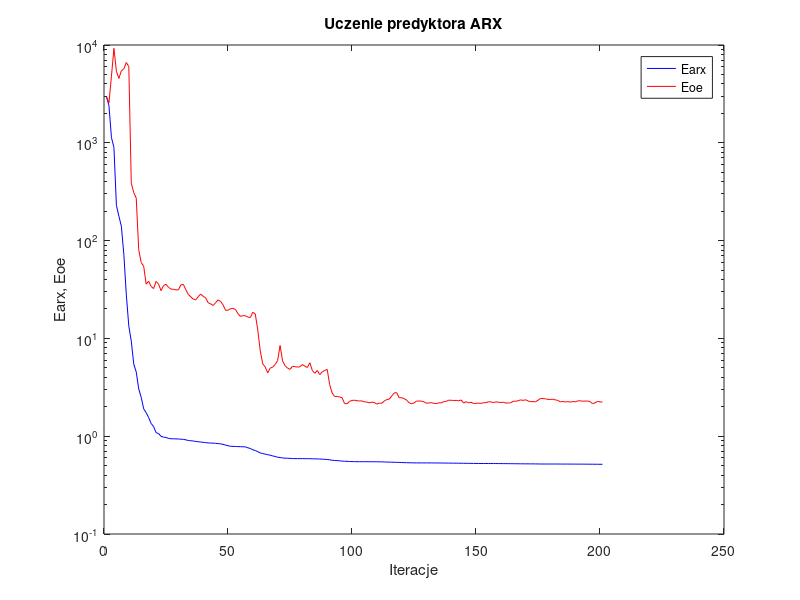
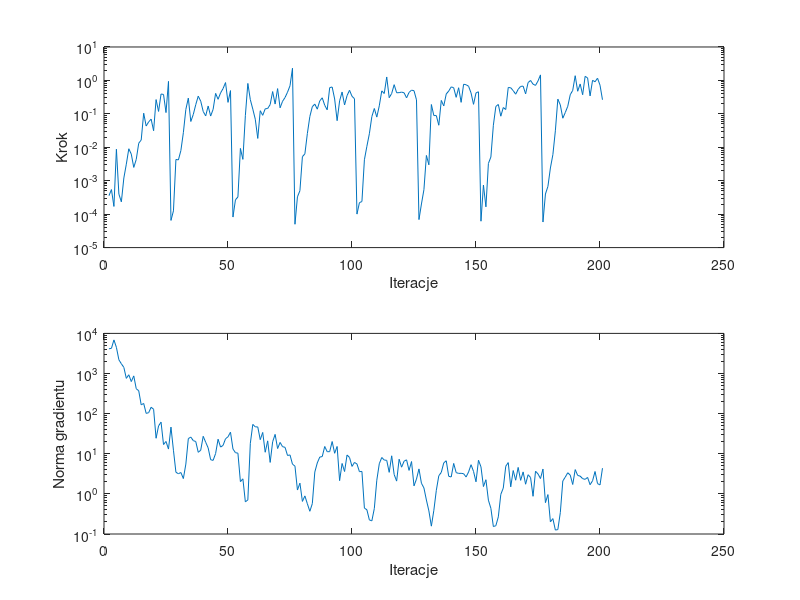

These charts were generated, in order, by the following MATLAB code:
%uczenie predyktora arx
clear all;
n=0; farx(n+1)=2.957374e+003; foe(n+1)=2.960803e+003; wspucz(n+1)=0.000000e+000; ng(n+1)=0.000000e+000;
%odnowa zmiennej metryki
n=1; farx(n+1)=2.402909e+003; foe(n+1)=2.566636e+003; krok(n+1)=3.569431e-004; ng(n+1)=4.130054e+003;
n=2; farx(n+1)=1.132418e+003; foe(n+1)=4.799024e+003; krok(n+1)=5.440767e-004; ng(n+1)=4.243021e+003;
n=3; farx(n+1)=8.976489e+002; foe(n+1)=9.243983e+003; krok(n+1)=1.701807e-004; ng(n+1)=6.877128e+003;
n=4; farx(n+1)=2.297928e+002; foe(n+1)=5.386978e+003; krok(n+1)=8.744518e-003; ng(n+1)=4.488391e+003;
n=5; farx(n+1)=1.777760e+002; foe(n+1)=4.551173e+003; krok(n+1)=3.970634e-004; ng(n+1)=2.198569e+003;
n=6; farx(n+1)=1.403405e+002; foe(n+1)=5.453916e+003; krok(n+1)=2.338071e-004; ng(n+1)=1.747877e+003;
n=7; farx(n+1)=7.222794e+001; foe(n+1)=5.712486e+003; krok(n+1)=1.204607e-003; ng(n+1)=1.424566e+003;
n=8; farx(n+1)=2.790371e+001; foe(n+1)=6.630791e+003; krok(n+1)=3.128460e-003; ng(n+1)=7.568200e+002;
n=9; farx(n+1)=1.335763e+001; foe(n+1)=6.013621e+003; krok(n+1)=9.041785e-003; ng(n+1)=9.308502e+002;
n=10; farx(n+1)=9.372936e+000; foe(n+1)=3.863007e+002; krok(n+1)=6.255325e-003; ng(n+1)=6.299294e+002;
n=11; farx(n+1)=5.453197e+000; foe(n+1)=3.091402e+002; krok(n+1)=2.501815e-003; ng(n+1)=8.721731e+002;
n=12; farx(n+1)=4.536021e+000; foe(n+1)=2.716391e+002; krok(n+1)=4.336062e-003; ng(n+1)=4.179070e+002;
n=13; farx(n+1)=3.043573e+000; foe(n+1)=8.056733e+001; krok(n+1)=1.321323e-002; ng(n+1)=3.719139e+002;
n=14; farx(n+1)=2.497330e+000; foe(n+1)=5.963269e+001; krok(n+1)=1.650423e-002; ng(n+1)=1.657674e+002;
n=15; farx(n+1)=1.903876e+000; foe(n+1)=5.470002e+001; krok(n+1)=1.044009e-001; ng(n+1)=1.794906e+002;
n=16; farx(n+1)=1.740020e+000; foe(n+1)=3.591784e+001; krok(n+1)=4.331299e-002; ng(n+1)=1.014500e+002;
n=17; farx(n+1)=1.550367e+000; foe(n+1)=3.843835e+001; krok(n+1)=5.737813e-002; ng(n+1)=1.056999e+002;
n=18; farx(n+1)=1.351479e+000; foe(n+1)=3.394758e+001; krok(n+1)=6.963444e-002; ng(n+1)=1.441467e+002;
n=19; farx(n+1)=1.251086e+000; foe(n+1)=3.232532e+001; krok(n+1)=3.128605e-002; ng(n+1)=1.287110e+002;
n=20; farx(n+1)=1.087400e+000; foe(n+1)=3.826696e+001; krok(n+1)=2.671770e-001; ng(n+1)=2.434527e+001;
n=21; farx(n+1)=1.064928e+000; foe(n+1)=3.593875e+001; krok(n+1)=1.181740e-001; ng(n+1)=4.945676e+001;
n=22; farx(n+1)=9.968635e-001; foe(n+1)=3.076684e+001; krok(n+1)=3.923690e-001; ng(n+1)=6.150107e+001;
n=23; farx(n+1)=9.780101e-001; foe(n+1)=3.466836e+001; krok(n+1)=3.806077e-001; ng(n+1)=1.698396e+001;
n=24; farx(n+1)=9.710817e-001; foe(n+1)=3.575406e+001; krok(n+1)=1.091672e-001; ng(n+1)=2.025775e+001;
n=25; farx(n+1)=9.492990e-001; foe(n+1)=3.334064e+001; krok(n+1)=9.362720e-001; ng(n+1)=1.309357e+001;
%odnowa zmiennej metryki
n=26; farx(n+1)=9.417909e-001; foe(n+1)=3.188833e+001; krok(n+1)=6.503105e-005; ng(n+1)=4.621254e+001;
n=27; farx(n+1)=9.409908e-001; foe(n+1)=3.178645e+001; krok(n+1)=1.254535e-004; ng(n+1)=1.224951e+001;
n=28; farx(n+1)=9.385349e-001; foe(n+1)=3.138392e+001; krok(n+1)=4.324280e-003; ng(n+1)=3.456923e+000;
n=29; farx(n+1)=9.366582e-001; foe(n+1)=3.136198e+001; krok(n+1)=4.201093e-003; ng(n+1)=3.178518e+000;
n=30; farx(n+1)=9.317969e-001; foe(n+1)=3.528175e+001; krok(n+1)=8.003391e-003; ng(n+1)=3.408922e+000;
n=31; farx(n+1)=9.287728e-001; foe(n+1)=3.568611e+001; krok(n+1)=2.741202e-002; ng(n+1)=2.408113e+000;
n=32; farx(n+1)=9.183036e-001; foe(n+1)=3.144512e+001; krok(n+1)=1.357860e-001; ng(n+1)=5.527166e+000;
n=33; farx(n+1)=9.034084e-001; foe(n+1)=2.811504e+001; krok(n+1)=2.960535e-001; ng(n+1)=2.384751e+001;
n=34; farx(n+1)=8.989142e-001; foe(n+1)=2.657705e+001; krok(n+1)=5.908701e-002; ng(n+1)=2.606910e+001;
n=35; farx(n+1)=8.932125e-001; foe(n+1)=2.522203e+001; krok(n+1)=9.569438e-002; ng(n+1)=2.127397e+001;
n=36; farx(n+1)=8.835843e-001; foe(n+1)=2.477952e+001; krok(n+1)=1.890204e-001; ng(n+1)=2.016258e+001;
n=37; farx(n+1)=8.782314e-001; foe(n+1)=2.671297e+001; krok(n+1)=3.388186e-001; ng(n+1)=1.086742e+001;
n=38; farx(n+1)=8.717647e-001; foe(n+1)=2.842904e+001; krok(n+1)=2.394184e-001; ng(n+1)=1.226754e+001;
n=39; farx(n+1)=8.649160e-001; foe(n+1)=2.689597e+001; krok(n+1)=1.178633e-001; ng(n+1)=2.725438e+001;
n=40; farx(n+1)=8.600691e-001; foe(n+1)=2.592749e+001; krok(n+1)=8.693674e-002; ng(n+1)=1.935462e+001;
n=41; farx(n+1)=8.537051e-001; foe(n+1)=2.316066e+001; krok(n+1)=1.714306e-001; ng(n+1)=1.398325e+001;
n=42; farx(n+1)=8.510759e-001; foe(n+1)=2.258840e+001; krok(n+1)=8.589342e-002; ng(n+1)=7.111711e+000;
n=43; farx(n+1)=8.493032e-001; foe(n+1)=2.170373e+001; krok(n+1)=1.365319e-001; ng(n+1)=6.840143e+000;
n=44; farx(n+1)=8.448123e-001; foe(n+1)=2.318663e+001; krok(n+1)=4.095418e-001; ng(n+1)=1.013621e+001;
n=45; farx(n+1)=8.408592e-001; foe(n+1)=2.475480e+001; krok(n+1)=2.725288e-001; ng(n+1)=2.306468e+001;
n=46; farx(n+1)=8.355627e-001; foe(n+1)=2.388290e+001; krok(n+1)=4.228884e-001; ng(n+1)=1.468169e+001;
n=47; farx(n+1)=8.253376e-001; foe(n+1)=2.206130e+001; krok(n+1)=5.690454e-001; ng(n+1)=1.613111e+001;
n=48; farx(n+1)=8.109877e-001; foe(n+1)=1.940870e+001; krok(n+1)=8.620454e-001; ng(n+1)=2.364927e+001;
n=49; farx(n+1)=8.008143e-001; foe(n+1)=1.941384e+001; krok(n+1)=2.205796e-001; ng(n+1)=2.647870e+001;
n=50; farx(n+1)=7.876378e-001; foe(n+1)=2.009135e+001; krok(n+1)=4.964909e-001; ng(n+1)=3.448673e+001;
%odnowa zmiennej metryki
n=51; farx(n+1)=7.869754e-001; foe(n+1)=2.028921e+001; krok(n+1)=8.191911e-005; ng(n+1)=1.315068e+001;
n=52; farx(n+1)=7.856153e-001; foe(n+1)=1.976782e+001; krok(n+1)=2.681467e-004; ng(n+1)=1.064689e+001;
n=53; farx(n+1)=7.832405e-001; foe(n+1)=1.792521e+001; krok(n+1)=3.276764e-004; ng(n+1)=1.032916e+001;
n=54; farx(n+1)=7.812531e-001; foe(n+1)=1.679747e+001; krok(n+1)=9.258382e-003; ng(n+1)=2.017568e+000;
n=55; farx(n+1)=7.798450e-001; foe(n+1)=1.707547e+001; krok(n+1)=4.352152e-003; ng(n+1)=2.371665e+000;
n=56; farx(n+1)=7.779079e-001; foe(n+1)=1.707440e+001; krok(n+1)=8.877087e-002; ng(n+1)=6.328911e-001;
n=57; farx(n+1)=7.616613e-001; foe(n+1)=1.650409e+001; krok(n+1)=8.127796e-001; ng(n+1)=7.070251e-001;
n=58; farx(n+1)=7.486291e-001; foe(n+1)=1.637199e+001; krok(n+1)=2.656312e-001; ng(n+1)=1.817298e+001;
n=59; farx(n+1)=7.274957e-001; foe(n+1)=1.850544e+001; krok(n+1)=1.383675e-001; ng(n+1)=5.387959e+001;
n=60; farx(n+1)=7.130725e-001; foe(n+1)=1.775083e+001; krok(n+1)=6.900644e-002; ng(n+1)=4.683642e+001;
n=61; farx(n+1)=6.947823e-001; foe(n+1)=1.221768e+001; krok(n+1)=1.841334e-002; ng(n+1)=4.665695e+001;
n=62; farx(n+1)=6.745069e-001; foe(n+1)=7.460700e+000; krok(n+1)=1.241815e-001; ng(n+1)=2.248143e+001;
n=63; farx(n+1)=6.647972e-001; foe(n+1)=5.509032e+000; krok(n+1)=9.035956e-002; ng(n+1)=3.398729e+001;
n=64; farx(n+1)=6.555274e-001; foe(n+1)=5.111460e+000; krok(n+1)=1.416892e-001; ng(n+1)=1.090847e+001;
n=65; farx(n+1)=6.473309e-001; foe(n+1)=4.443703e+000; krok(n+1)=1.446686e-001; ng(n+1)=2.096716e+001;
n=66; farx(n+1)=6.397097e-001; foe(n+1)=4.966385e+000; krok(n+1)=1.892969e-001; ng(n+1)=6.085608e+000;
n=67; farx(n+1)=6.288566e-001; foe(n+1)=5.078388e+000; krok(n+1)=4.641165e-001; ng(n+1)=1.989758e+001;
n=68; farx(n+1)=6.201567e-001; foe(n+1)=5.407148e+000; krok(n+1)=1.961845e-001; ng(n+1)=3.041514e+001;
n=69; farx(n+1)=6.098522e-001; foe(n+1)=5.926655e+000; krok(n+1)=5.690454e-001; ng(n+1)=1.348748e+001;
n=70; farx(n+1)=6.050434e-001; foe(n+1)=8.465690e+000; krok(n+1)=1.516292e-001; ng(n+1)=1.916190e+001;
n=71; farx(n+1)=5.991323e-001; foe(n+1)=5.892985e+000; krok(n+1)=2.373843e-001; ng(n+1)=1.499953e+001;
n=72; farx(n+1)=5.969029e-001; foe(n+1)=5.260665e+000; krok(n+1)=3.083795e-001; ng(n+1)=1.447701e+001;
n=73; farx(n+1)=5.949688e-001; foe(n+1)=4.975749e+000; krok(n+1)=4.446475e-001; ng(n+1)=9.055687e+000;
n=74; farx(n+1)=5.933599e-001; foe(n+1)=4.820814e+000; krok(n+1)=6.930078e-001; ng(n+1)=9.358247e+000;
n=75; farx(n+1)=5.901400e-001; foe(n+1)=5.181933e+000; krok(n+1)=2.315580e+000; ng(n+1)=5.502106e+000;
%odnowa zmiennej metryki
n=76; farx(n+1)=5.900627e-001; foe(n+1)=5.143583e+000; krok(n+1)=4.993299e-005; ng(n+1)=4.923082e+000;
n=77; farx(n+1)=5.900368e-001; foe(n+1)=5.089649e+000; krok(n+1)=3.296469e-004; ng(n+1)=1.247666e+000;
n=78; farx(n+1)=5.899711e-001; foe(n+1)=5.130706e+000; krok(n+1)=5.045766e-004; ng(n+1)=1.848255e+000;
n=79; farx(n+1)=5.898573e-001; foe(n+1)=5.401850e+000; krok(n+1)=5.241643e-003; ng(n+1)=6.487631e-001;
n=80; farx(n+1)=5.896481e-001; foe(n+1)=5.206072e+000; krok(n+1)=6.371455e-003; ng(n+1)=8.904355e-001;
n=81; farx(n+1)=5.892941e-001; foe(n+1)=5.037724e+000; krok(n+1)=2.580064e-002; ng(n+1)=5.667638e-001;
n=82; farx(n+1)=5.887873e-001; foe(n+1)=5.636676e+000; krok(n+1)=8.331886e-002; ng(n+1)=3.684144e-001;
n=83; farx(n+1)=5.874293e-001; foe(n+1)=4.699902e+000; krok(n+1)=1.638325e-001; ng(n+1)=5.724310e-001;
n=84; farx(n+1)=5.865202e-001; foe(n+1)=4.396660e+000; krok(n+1)=1.961845e-001; ng(n+1)=3.497892e+000;
n=85; farx(n+1)=5.858220e-001; foe(n+1)=4.699560e+000; krok(n+1)=1.380129e-001; ng(n+1)=5.911486e+000;
n=86; farx(n+1)=5.844985e-001; foe(n+1)=4.265765e+000; krok(n+1)=2.442288e-001; ng(n+1)=8.264055e+000;
n=87; farx(n+1)=5.821229e-001; foe(n+1)=4.540836e+000; krok(n+1)=3.020544e-001; ng(n+1)=8.512262e+000;
n=88; farx(n+1)=5.796812e-001; foe(n+1)=4.706706e+000; krok(n+1)=1.803954e-001; ng(n+1)=1.518785e+001;
n=89; farx(n+1)=5.780431e-001; foe(n+1)=4.811279e+000; krok(n+1)=1.320338e-001; ng(n+1)=1.125237e+001;
n=90; farx(n+1)=5.735172e-001; foe(n+1)=3.363382e+000; krok(n+1)=6.083508e-001; ng(n+1)=1.127646e+001;
n=91; farx(n+1)=5.680810e-001; foe(n+1)=2.757146e+000; krok(n+1)=6.354332e-001; ng(n+1)=2.017328e+001;
n=92; farx(n+1)=5.644112e-001; foe(n+1)=2.551754e+000; krok(n+1)=2.785378e-001; ng(n+1)=1.027980e+001;
n=93; farx(n+1)=5.629359e-001; foe(n+1)=2.553235e+000; krok(n+1)=6.252611e-002; ng(n+1)=1.519464e+001;
n=94; farx(n+1)=5.607320e-001; foe(n+1)=2.521404e+000; krok(n+1)=2.440422e-001; ng(n+1)=2.137829e+000;
n=95; farx(n+1)=5.563066e-001; foe(n+1)=2.473991e+000; krok(n+1)=4.500546e-001; ng(n+1)=5.728890e+000;
n=96; farx(n+1)=5.547164e-001; foe(n+1)=2.155500e+000; krok(n+1)=1.845727e-001; ng(n+1)=3.606520e+000;
n=97; farx(n+1)=5.530033e-001; foe(n+1)=2.145293e+000; krok(n+1)=3.505976e-001; ng(n+1)=9.321517e+000;
n=98; farx(n+1)=5.510790e-001; foe(n+1)=2.267860e+000; krok(n+1)=5.076613e-001; ng(n+1)=8.089442e+000;
n=99; farx(n+1)=5.501164e-001; foe(n+1)=2.322718e+000; krok(n+1)=3.355407e-001; ng(n+1)=4.839227e+000;
n=100; farx(n+1)=5.491243e-001; foe(n+1)=2.332743e+000; krok(n+1)=2.836964e-001; ng(n+1)=6.076410e+000;
%odnowa zmiennej metryki
n=101; farx(n+1)=5.489949e-001; foe(n+1)=2.305071e+000; krok(n+1)=1.003955e-004; ng(n+1)=5.568829e+000;
n=102; farx(n+1)=5.488311e-001; foe(n+1)=2.291553e+000; krok(n+1)=2.215284e-004; ng(n+1)=3.573641e+000;
n=103; farx(n+1)=5.486393e-001; foe(n+1)=2.295660e+000; krok(n+1)=2.383591e-004; ng(n+1)=3.629949e+000;
n=104; farx(n+1)=5.486050e-001; foe(n+1)=2.244518e+000; krok(n+1)=4.235590e-003; ng(n+1)=4.422270e-001;
n=105; farx(n+1)=5.485160e-001; foe(n+1)=2.235765e+000; krok(n+1)=1.071180e-002; ng(n+1)=4.020225e-001;
n=106; farx(n+1)=5.484668e-001; foe(n+1)=2.193941e+000; krok(n+1)=2.541206e-002; ng(n+1)=2.245662e-001;
n=107; farx(n+1)=5.483094e-001; foe(n+1)=2.230142e+000; krok(n+1)=8.277891e-002; ng(n+1)=2.124470e-001;
n=108; farx(n+1)=5.479265e-001; foe(n+1)=2.209335e+000; krok(n+1)=1.446686e-001; ng(n+1)=4.328366e-001;
n=109; farx(n+1)=5.475165e-001; foe(n+1)=2.128497e+000; krok(n+1)=8.000730e-002; ng(n+1)=2.192950e+000;
n=110; farx(n+1)=5.471397e-001; foe(n+1)=2.178873e+000; krok(n+1)=1.738735e-001; ng(n+1)=5.636088e+000;
n=111; farx(n+1)=5.464895e-001; foe(n+1)=2.173692e+000; krok(n+1)=4.870112e-001; ng(n+1)=8.068193e+000;
n=112; farx(n+1)=5.454625e-001; foe(n+1)=2.286394e+000; krok(n+1)=4.063898e-001; ng(n+1)=6.981231e+000;
n=113; farx(n+1)=5.438240e-001; foe(n+1)=2.370019e+000; krok(n+1)=1.268105e+000; ng(n+1)=6.850819e+000;
n=114; farx(n+1)=5.433202e-001; foe(n+1)=2.393423e+000; krok(n+1)=3.040717e-001; ng(n+1)=3.442268e+000;
n=115; farx(n+1)=5.424635e-001; foe(n+1)=2.576341e+000; krok(n+1)=4.077731e-001; ng(n+1)=8.894032e+000;
n=116; farx(n+1)=5.410624e-001; foe(n+1)=2.764735e+000; krok(n+1)=7.461552e-001; ng(n+1)=3.038035e+000;
n=117; farx(n+1)=5.405356e-001; foe(n+1)=2.793075e+000; krok(n+1)=4.268310e-001; ng(n+1)=2.082839e+000;
n=118; farx(n+1)=5.393279e-001; foe(n+1)=2.469736e+000; krok(n+1)=4.310227e-001; ng(n+1)=7.308223e+000;
n=119; farx(n+1)=5.380855e-001; foe(n+1)=2.476575e+000; krok(n+1)=4.461084e-001; ng(n+1)=4.628291e+000;
n=120; farx(n+1)=5.371377e-001; foe(n+1)=2.422426e+000; krok(n+1)=4.268310e-001; ng(n+1)=6.526909e+000;
n=121; farx(n+1)=5.360717e-001; foe(n+1)=2.339538e+000; krok(n+1)=3.009661e-001; ng(n+1)=7.058597e+000;
n=122; farx(n+1)=5.350814e-001; foe(n+1)=2.198801e+000; krok(n+1)=4.372988e-001; ng(n+1)=3.850683e+000;
n=123; farx(n+1)=5.344421e-001; foe(n+1)=2.144634e+000; krok(n+1)=5.107206e-001; ng(n+1)=6.398405e+000;
n=124; farx(n+1)=5.337553e-001; foe(n+1)=2.188134e+000; krok(n+1)=4.926526e-001; ng(n+1)=1.584757e+000;
n=125; farx(n+1)=5.333878e-001; foe(n+1)=2.286450e+000; krok(n+1)=2.625380e-001; ng(n+1)=2.340986e+000;
%odnowa zmiennej metryki
n=126; farx(n+1)=5.333272e-001; foe(n+1)=2.287689e+000; krok(n+1)=6.880069e-005; ng(n+1)=4.191922e+000;
n=127; farx(n+1)=5.332991e-001; foe(n+1)=2.287252e+000; krok(n+1)=2.015675e-004; ng(n+1)=1.839060e+000;
n=128; farx(n+1)=5.332346e-001; foe(n+1)=2.248824e+000; krok(n+1)=5.405350e-004; ng(n+1)=1.406823e+000;
n=129; farx(n+1)=5.331341e-001; foe(n+1)=2.172173e+000; krok(n+1)=5.700116e-003; ng(n+1)=7.019795e-001;
n=130; farx(n+1)=5.331077e-001; foe(n+1)=2.187052e+000; krok(n+1)=2.991111e-003; ng(n+1)=3.765217e-001;
n=131; farx(n+1)=5.329301e-001; foe(n+1)=2.202925e+000; krok(n+1)=1.902702e-001; ng(n+1)=1.569531e-001;
n=132; farx(n+1)=5.327074e-001; foe(n+1)=2.169822e+000; krok(n+1)=8.892157e-002; ng(n+1)=3.893356e-001;
n=133; farx(n+1)=5.323986e-001; foe(n+1)=2.156584e+000; krok(n+1)=8.877087e-002; ng(n+1)=1.227089e+000;
n=134; farx(n+1)=5.322981e-001; foe(n+1)=2.193113e+000; krok(n+1)=4.568872e-002; ng(n+1)=2.835485e+000;
n=135; farx(n+1)=5.319395e-001; foe(n+1)=2.193103e+000; krok(n+1)=2.522670e-001; ng(n+1)=3.432464e+000;
n=136; farx(n+1)=5.317045e-001; foe(n+1)=2.253737e+000; krok(n+1)=1.728699e-001; ng(n+1)=5.927586e+000;
n=137; farx(n+1)=5.312651e-001; foe(n+1)=2.273602e+000; krok(n+1)=3.923690e-001; ng(n+1)=6.686746e+000;
n=138; farx(n+1)=5.309606e-001; foe(n+1)=2.333026e+000; krok(n+1)=4.819709e-001; ng(n+1)=2.742017e+000;
n=139; farx(n+1)=5.305469e-001; foe(n+1)=2.329176e+000; krok(n+1)=6.404647e-001; ng(n+1)=2.641306e+000;
n=140; farx(n+1)=5.301327e-001; foe(n+1)=2.318866e+000; krok(n+1)=6.053697e-001; ng(n+1)=5.741895e+000;
n=141; farx(n+1)=5.297970e-001; foe(n+1)=2.322590e+000; krok(n+1)=3.119789e-001; ng(n+1)=3.391200e+000;
n=142; farx(n+1)=5.293220e-001; foe(n+1)=2.305175e+000; krok(n+1)=6.041087e-001; ng(n+1)=3.239504e+000;
n=143; farx(n+1)=5.290442e-001; foe(n+1)=2.345969e+000; krok(n+1)=2.209722e-001; ng(n+1)=3.254525e+000;
n=144; farx(n+1)=5.285514e-001; foe(n+1)=2.187750e+000; krok(n+1)=7.679697e-001; ng(n+1)=3.187524e+000;
n=145; farx(n+1)=5.281653e-001; foe(n+1)=2.253284e+000; krok(n+1)=7.422839e-001; ng(n+1)=2.637720e+000;
n=146; farx(n+1)=5.277774e-001; foe(n+1)=2.194417e+000; krok(n+1)=6.709302e-001; ng(n+1)=3.512113e+000;
n=147; farx(n+1)=5.272690e-001; foe(n+1)=2.222258e+000; krok(n+1)=4.228884e-001; ng(n+1)=5.333564e+000;
n=148; farx(n+1)=5.269466e-001; foe(n+1)=2.159488e+000; krok(n+1)=1.927395e-001; ng(n+1)=3.633669e+000;
n=149; farx(n+1)=5.265677e-001; foe(n+1)=2.170174e+000; krok(n+1)=4.228884e-001; ng(n+1)=2.000922e+000;
n=150; farx(n+1)=5.259387e-001; foe(n+1)=2.177756e+000; krok(n+1)=4.572801e-001; ng(n+1)=6.893495e+000;
%odnowa zmiennej metryki
n=151; farx(n+1)=5.258618e-001; foe(n+1)=2.166871e+000; krok(n+1)=6.158863e-005; ng(n+1)=4.723403e+000;
n=152; farx(n+1)=5.257622e-001; foe(n+1)=2.198520e+000; krok(n+1)=7.433745e-004; ng(n+1)=1.522427e+000;
n=153; farx(n+1)=5.257299e-001; foe(n+1)=2.201989e+000; krok(n+1)=1.654388e-004; ng(n+1)=2.252791e+000;
n=154; farx(n+1)=5.256706e-001; foe(n+1)=2.251852e+000; krok(n+1)=3.286413e-003; ng(n+1)=6.965374e-001;
n=155; farx(n+1)=5.256263e-001; foe(n+1)=2.243387e+000; krok(n+1)=5.123414e-003; ng(n+1)=4.370361e-001;
n=156; farx(n+1)=5.255845e-001; foe(n+1)=2.205827e+000; krok(n+1)=4.568872e-002; ng(n+1)=1.534891e-001;
n=157; farx(n+1)=5.254056e-001; foe(n+1)=2.242556e+000; krok(n+1)=1.666671e-001; ng(n+1)=1.611323e-001;
n=158; farx(n+1)=5.251694e-001; foe(n+1)=2.227881e+000; krok(n+1)=1.909506e-001; ng(n+1)=2.676688e-001;
n=159; farx(n+1)=5.250277e-001; foe(n+1)=2.208505e+000; krok(n+1)=8.509079e-002; ng(n+1)=9.705843e-001;
n=160; farx(n+1)=5.245041e-001; foe(n+1)=2.227024e+000; krok(n+1)=1.545805e-001; ng(n+1)=1.397979e+000;
n=161; farx(n+1)=5.243476e-001; foe(n+1)=2.178914e+000; krok(n+1)=1.346726e-001; ng(n+1)=4.889638e+000;
n=162; farx(n+1)=5.238985e-001; foe(n+1)=2.190530e+000; krok(n+1)=6.160336e-001; ng(n+1)=6.018165e+000;
n=163; farx(n+1)=5.236492e-001; foe(n+1)=2.193638e+000; krok(n+1)=6.031845e-001; ng(n+1)=1.498512e+000;
n=164; farx(n+1)=5.232638e-001; foe(n+1)=2.279788e+000; krok(n+1)=4.936156e-001; ng(n+1)=3.819886e+000;
n=165; farx(n+1)=5.229363e-001; foe(n+1)=2.276829e+000; krok(n+1)=3.874329e-001; ng(n+1)=2.190968e+000;
n=166; farx(n+1)=5.226107e-001; foe(n+1)=2.305007e+000; krok(n+1)=5.429402e-001; ng(n+1)=4.567257e+000;
n=167; farx(n+1)=5.223016e-001; foe(n+1)=2.351992e+000; krok(n+1)=6.622313e-001; ng(n+1)=2.174317e+000;
n=168; farx(n+1)=5.220098e-001; foe(n+1)=2.322475e+000; krok(n+1)=6.749097e-001; ng(n+1)=3.530954e+000;
n=169; farx(n+1)=5.218382e-001; foe(n+1)=2.359430e+000; krok(n+1)=3.963765e-001; ng(n+1)=1.740311e+000;
n=170; farx(n+1)=5.215326e-001; foe(n+1)=2.288275e+000; krok(n+1)=8.620454e-001; ng(n+1)=3.004083e+000;
n=171; farx(n+1)=5.213295e-001; foe(n+1)=2.255730e+000; krok(n+1)=9.959478e-001; ng(n+1)=2.555895e+000;
n=172; farx(n+1)=5.210236e-001; foe(n+1)=2.261629e+000; krok(n+1)=7.725027e-001; ng(n+1)=8.709611e-001;
n=173; farx(n+1)=5.207820e-001; foe(n+1)=2.243445e+000; krok(n+1)=7.101669e-001; ng(n+1)=3.671970e+000;
n=174; farx(n+1)=5.202749e-001; foe(n+1)=2.334269e+000; krok(n+1)=9.639418e-001; ng(n+1)=3.145009e+000;
n=175; farx(n+1)=5.196431e-001; foe(n+1)=2.427584e+000; krok(n+1)=1.462039e+000; ng(n+1)=2.412928e+000;
%odnowa zmiennej metryki
n=176; farx(n+1)=5.195899e-001; foe(n+1)=2.426471e+000; krok(n+1)=5.815705e-005; ng(n+1)=4.159897e+000;
n=177; farx(n+1)=5.195819e-001; foe(n+1)=2.411415e+000; krok(n+1)=4.005919e-004; ng(n+1)=6.043618e-001;
n=178; farx(n+1)=5.195550e-001; foe(n+1)=2.380475e+000; krok(n+1)=6.767654e-004; ng(n+1)=9.605147e-001;
n=179; farx(n+1)=5.195506e-001; foe(n+1)=2.372627e+000; krok(n+1)=2.407737e-003; ng(n+1)=2.008969e-001;
n=180; farx(n+1)=5.195369e-001; foe(n+1)=2.390844e+000; krok(n+1)=6.035177e-003; ng(n+1)=2.421083e-001;
n=181; farx(n+1)=5.195180e-001; foe(n+1)=2.350525e+000; krok(n+1)=3.112854e-002; ng(n+1)=1.252804e-001;
n=182; farx(n+1)=5.193408e-001; foe(n+1)=2.323970e+000; krok(n+1)=2.760258e-001; ng(n+1)=1.291331e-001;
n=183; farx(n+1)=5.191255e-001; foe(n+1)=2.244934e+000; krok(n+1)=1.845727e-001; ng(n+1)=3.423580e-001;
n=184; farx(n+1)=5.190681e-001; foe(n+1)=2.266621e+000; krok(n+1)=7.406706e-002; ng(n+1)=2.098939e+000;
n=185; farx(n+1)=5.189144e-001; foe(n+1)=2.239336e+000; krok(n+1)=1.096649e-001; ng(n+1)=2.622101e+000;
n=186; farx(n+1)=5.188576e-001; foe(n+1)=2.257203e+000; krok(n+1)=1.686145e-001; ng(n+1)=3.364480e+000;
n=187; farx(n+1)=5.187379e-001; foe(n+1)=2.232843e+000; krok(n+1)=3.724184e-001; ng(n+1)=2.940089e+000;
n=188; farx(n+1)=5.186157e-001; foe(n+1)=2.263404e+000; krok(n+1)=5.045340e-001; ng(n+1)=1.714483e+000;
n=189; farx(n+1)=5.183515e-001; foe(n+1)=2.248944e+000; krok(n+1)=1.382584e+000; ng(n+1)=4.031508e+000;
n=190; farx(n+1)=5.182383e-001; foe(n+1)=2.293643e+000; krok(n+1)=4.741921e-001; ng(n+1)=2.883718e+000;
n=191; farx(n+1)=5.180849e-001; foe(n+1)=2.303212e+000; krok(n+1)=7.832156e-001; ng(n+1)=2.773094e+000;
n=192; farx(n+1)=5.179700e-001; foe(n+1)=2.279518e+000; krok(n+1)=3.730916e-001; ng(n+1)=2.395787e+000;
n=193; farx(n+1)=5.178137e-001; foe(n+1)=2.286615e+000; krok(n+1)=1.322970e+000; ng(n+1)=2.304833e+000;
n=194; farx(n+1)=5.174810e-001; foe(n+1)=2.290735e+000; krok(n+1)=1.189063e+000; ng(n+1)=2.570731e+000;
n=195; farx(n+1)=5.173721e-001; foe(n+1)=2.256538e+000; krok(n+1)=3.435737e-001; ng(n+1)=1.691858e+000;
n=196; farx(n+1)=5.170385e-001; foe(n+1)=2.151899e+000; krok(n+1)=1.007999e+000; ng(n+1)=2.123343e+000;
n=197; farx(n+1)=5.168530e-001; foe(n+1)=2.194789e+000; krok(n+1)=9.112329e-001; ng(n+1)=3.613160e+000;
n=198; farx(n+1)=5.165787e-001; foe(n+1)=2.272421e+000; krok(n+1)=1.164915e+000; ng(n+1)=1.805862e+000;
n=199; farx(n+1)=5.163243e-001; foe(n+1)=2.243056e+000; krok(n+1)=7.214488e-001; ng(n+1)=1.671108e+000;
n=200; farx(n+1)=5.161874e-001; foe(n+1)=2.235106e+000; krok(n+1)=2.640812e-001; ng(n+1)=4.371001e+000;

figure; semilogy(farx,'b'); hold on; semilogy(foe,'r'); xlabel('Iteracje'); ylabel('Earx, Eoe'); legend('Earx','Eoe'); title('Uczenie predyktora ARX');
figure; subplot(2,1,1); semilogy(krok); xlabel('Iteracje'); ylabel('Krok');
subplot(2,1,2); semilogy(ng); xlabel('Iteracje'); ylabel('Norma gradientu');
Earx=farx(n+1)
Eoe=foe(n+1)
